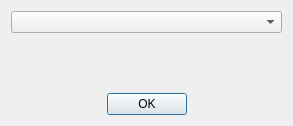
<?xml version="1.0" encoding="UTF-8"?>
<ui version="4.0">
 <class>Dialog</class>
 <widget class="QDialog" name="Dialog">
  <property name="geometry">
   <rect>
    <x>0</x>
    <y>0</y>
    <width>293</width>
    <height>126</height>
   </rect>
  </property>
  <property name="windowTitle">
   <string>Выберите размер окна</string>
  </property>
  <layout class="QGridLayout" name="gridLayout">
   <item row="0" column="0" colspan="3">
    <widget class="QComboBox" name="comboBox"/>
   </item>
   <item row="1" column="1">
    <spacer name="verticalSpacer_3">
     <property name="orientation">
      <enum>Qt::Vertical</enum>
     </property>
     <property name="sizeHint" stdset="0">
      <size>
       <width>20</width>
       <height>40</height>
      </size>
     </property>
    </spacer>
   </item>
   <item row="3" column="2">
    <spacer name="horizontalSpacer_2">
     <property name="orientation">
      <enum>Qt::Horizontal</enum>
     </property>
     <property name="sizeHint" stdset="0">
      <size>
       <width>40</width>
       <height>20</height>
      </size>
     </property>
    </spacer>
   </item>
   <item row="3" column="0">
    <spacer name="horizontalSpacer">
     <property name="orientation">
      <enum>Qt::Horizontal</enum>
     </property>
     <property name="sizeHint" stdset="0">
      <size>
       <width>40</width>
       <height>20</height>
      </size>
     </property>
    </spacer>
   </item>
   <item row="3" column="1">
    <widget class="QPushButton" name="pushButton">
     <property name="text">
      <string>OK</string>
     </property>
    </widget>
   </item>
  </layout>
 </widget>
 <resources/>
 <connections>
  <connection>
   <sender>pushButton</sender>
   <signal>clicked()</signal>
   <receiver>Dialog</receiver>
   <slot>close()</slot>
   <hints>
    <hint type="sourcelabel">
     <x>131</x>
     <y>122</y>
    </hint>
    <hint type="destinationlabel">
     <x>131</x>
     <y>73</y>
    </hint>
   </hints>
  </connection>
 </connections>
</ui>
